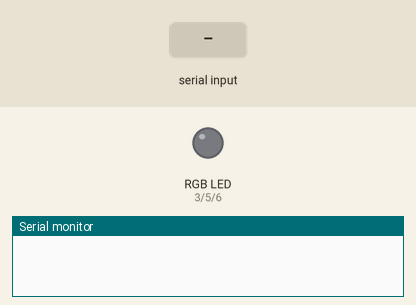
This sketch was run on a simulated Arduino Uno, built with avr-gcc and run on an emulated ATmega328P. On the bench: an RGB LED mixed from three pins (HIGH = lit), the last lines printed to the serial monitor. Inputs (shaded band) come from the test bench. Dim RGB values are drawn brighter than linear.

Above: at 1.2 s.
1.3 s: "1" received over Serial
At 2.5 s:
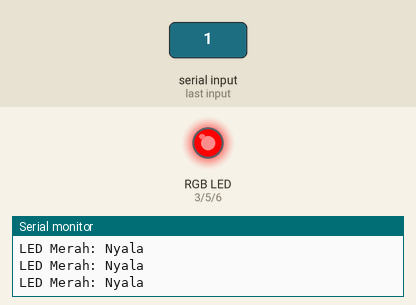
2.8 s: "2" received over Serial
At 3.7 s:
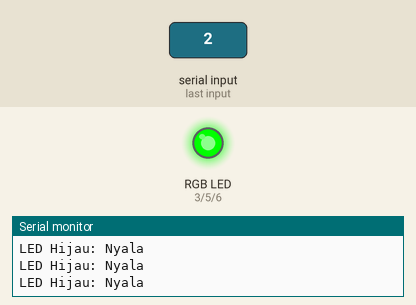
4.3 s: "3" received over Serial
At 4.7 s:
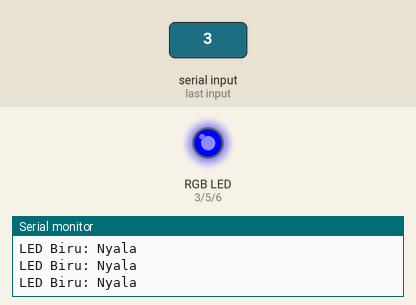
5.9 s: "90,45,200\n" received over Serial
At 7.1 s:
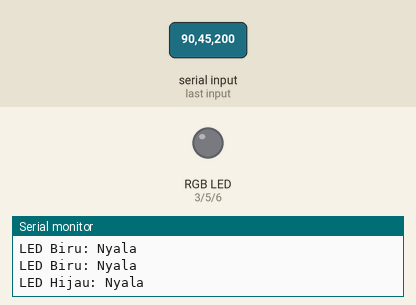
7.4 s: "1,90\n" received over Serial
At 8.5 s:
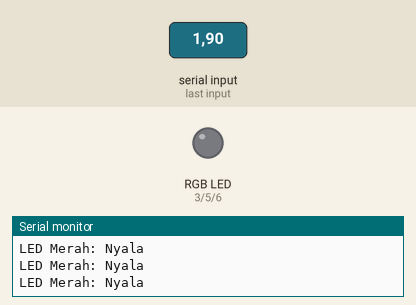
8.9 s: "R90\n" received over Serial
At 9.2 s:
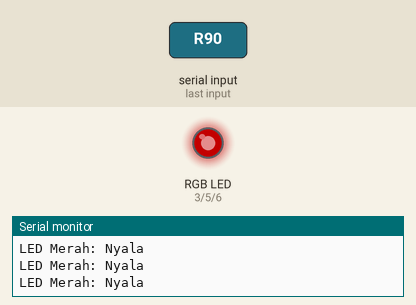
Timing chart, 0 to 11.4 s (numbered marks = the images above; inputs shaded):
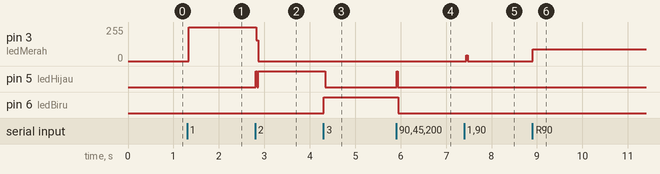

The sketch:

BBluetooht.ino
```cpp
/*#define ledPin 13
  int state = 0;
  void setup() {
  pinMode(ledPin, OUTPUT);
  digitalWrite(ledPin, LOW);
  Serial.begin(9600); // Default communication rate of the Bluetooth module
  }
  void loop() {
  if (Serial.available() > 0) { // Checks whether data is comming from the serial port
    state = Serial.read(); // Reads the data from the serial port
  }
  if (state == '0') {
    digitalWrite(ledPin, LOW); // Turn LED OFF
    Serial.println("LED: OFF"); // Send back, to the phone, the String "LED: ON"
    state = 0;
  }
  else if (state == '1') {
    digitalWrite(ledPin, HIGH);
    Serial.println("LED: ON");;
    state = 0;
  }
  }

*/

/*

  #define ledMerah 2
  #define ledHijau 3
  #define ledBiru 4

  int state = 0;
  void setup() {
  pinMode(ledMerah, OUTPUT);
  digitalWrite(ledMerah, LOW);
  pinMode(ledHijau, OUTPUT);
  digitalWrite(ledHijau, LOW);
  pinMode(ledBiru, OUTPUT);
  digitalWrite(ledBiru, LOW);
  Serial.begin(9600); // Default communication rate of the Bluetooth module
  }
  void loop() {
  if (Serial.available() > 0) { // Checks whether data is comming from the serial port
    state = Serial.read(); // Reads the data from the serial port
  }
  if (state == '1') {
    digitalWrite(ledMerah, HIGH);
    digitalWrite(ledHijau, LOW);
    digitalWrite(ledBiru, LOW);

    Serial.println("LED Merah: Nyala");
    state = 0;
  }
  else if (state == '2') {
    digitalWrite(ledMerah,LOW );
    digitalWrite(ledHijau, HIGH);
    digitalWrite(ledBiru, LOW);

    Serial.println("LED Hijau: Nyala");
    state = 0;
  }

  else if (state == '3') {
    digitalWrite(ledMerah,LOW );
    digitalWrite(ledHijau, LOW);
    digitalWrite(ledBiru, HIGH);

    Serial.println("LED Biru: Nyala");
    state = 0;
  }
  }

*/


#define ledMerah 3
#define ledHijau 5
#define ledBiru 6

int nilaiR = 0;
int nilaiG = 0;
int nilaiB = 0;

int state = 0;
char dataBlue;

void setup() {
  pinMode(ledMerah, OUTPUT);
  digitalWrite(ledMerah, LOW);
  pinMode(ledHijau, OUTPUT);
  digitalWrite(ledHijau, LOW);
  pinMode(ledBiru, OUTPUT);
  digitalWrite(ledBiru, LOW);
  Serial.begin(9600); // Default communication rate of the Bluetooth module
}
void loop() {
  if (Serial.available()) { // Checks whether data is comming from the serial port
    dataBlue = Serial.read(); // Reads the data from the serial port

    if (dataBlue == 'R') nilaiR = Serial.parseInt();
    if (dataBlue == 'G') nilaiG = Serial.parseInt();
    if (dataBlue == 'B') nilaiB = Serial.parseInt();

  }

   if (dataBlue == '1') {
    digitalWrite(ledMerah, HIGH);
    digitalWrite(ledHijau, LOW);
    digitalWrite(ledBiru, LOW);

    Serial.println("LED Merah: Nyala");
    state = 0;
  }
  else if (dataBlue == '2') {
    digitalWrite(ledMerah,LOW );
    digitalWrite(ledHijau, HIGH);
    digitalWrite(ledBiru, LOW);

    Serial.println("LED Hijau: Nyala");
    state = 0;
  }

  else if (dataBlue == '3') {
    digitalWrite(ledMerah,LOW );
    digitalWrite(ledHijau, LOW);
    digitalWrite(ledBiru, HIGH);

    Serial.println("LED Biru: Nyala");
    state = 0;
  }


  analogWrite(ledMerah, nilaiR);
  analogWrite(ledHijau, nilaiG);
  analogWrite(ledBiru, nilaiB);


}
```

Measured:
- after the input at 1.3 s, pin 3 (ledMerah): 0/255 → 255/255 at once
- after the input at 2.8 s, pin 3 (ledMerah): 255/255 → 0/255 at once; pin 5 (ledHijau): LOW → HIGH at once, → LOW 0.04 s later, → HIGH 0.02 s later
- after the input at 4.3 s, pin 5 (ledHijau): HIGH → LOW at once; pin 6 (ledBiru): LOW → HIGH at once
- after the input at 5.9 s, pin 5 (ledHijau): LOW → HIGH at once, → LOW 0.02 s later; pin 6 (ledBiru): HIGH → LOW after 0.05 s
- after the input at 7.4 s, pin 3 (ledMerah): 0/255 → 44/255 at once, → 0/255 0.04 s later
- after the input at 8.9 s, pin 3 (ledMerah): 0/255 → 90/255 at once
